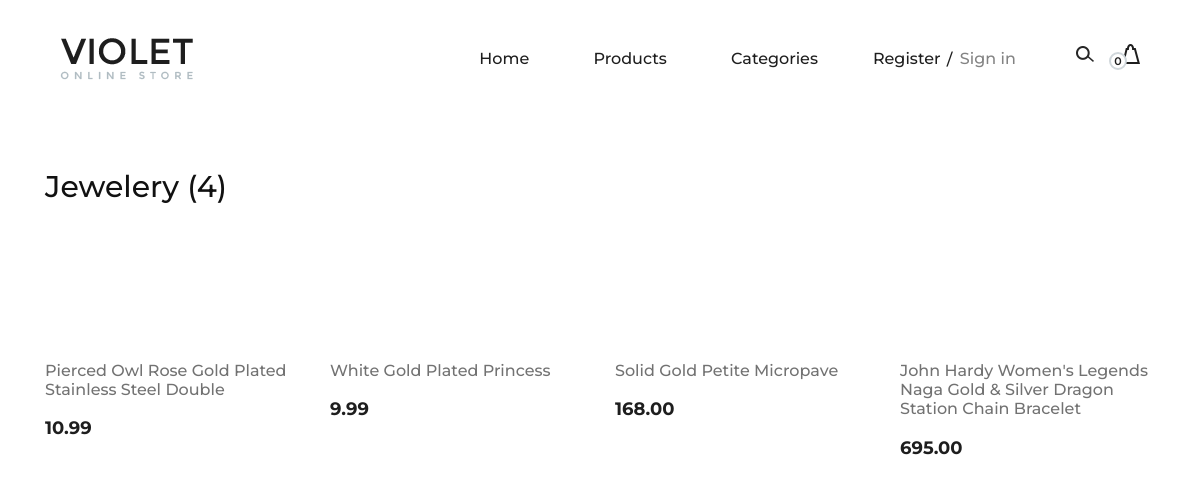
Screenshot of /category-details/jewelery/ with the database file from the repository.
### product/models.py (models this page shows, shortened)
class Category(models.Model):
    title = models.CharField(max_length=150, unique=True)
    slug = models.SlugField( unique=True,max_length=150)
    featured= models.BooleanField(default=False)
    created_data = models.DateTimeField(auto_now_add=True)
    class Meta:
        ordering =['title']

class Product(models.Model):
    title = models.CharField(max_length=250, unique=True)
    slug = models.SlugField( unique=True,max_length=250)
    category = models.ForeignKey(Category,related_name='products', on_delete=models.CASCADE)
    thumbnail = models.URLField()
    description = models.TextField(null=True,blank=True,default='N/A')
    price = models.DecimalField(max_digits=10, decimal_places=2)
    featured= models.BooleanField(default=False)
    in_stock=models.BooleanField(default=True)
    created_data = models.DateTimeField(auto_now_add=True)
    updated_data = models.DateTimeField(auto_now=True)
    class Meta:
        ordering =['-id']

### product/views.py (the view)
# urls.py: path('category-details/<str:slug>/',CategorytDetails.as_view(),name='category-details'),
class CategorytDetails(generic.DetailView):
    model = Category
    template_name = 'product/category-details.html'
    slug_url_kwarg='slug'
    def get_context_data(self,**kwargs):
        context =super().get_context_data(**kwargs)
        context['products']=self.get_object().products.all()
        return context

### cart/carts.py (called while the page is built)
    def __len__(self):
        return len(list(self.cart.keys()))

### cart/context_processors.py (called while the page is built)
def cart(request):
    cart= Cart(request)
    if len(list(cart.cart.keys())) < 1 :
        try:
           del cart.session[cart.coupon_id]
        except:
            ...
    return {"cart": Cart(request)}

### product/context_processors.py (called while the page is built)
def categories(request):
    return {
        'categories': Category.objects.all()
    }

### templates/product/category-details.html (shortened to what this page needs)
{% extends '../base.html' %}
{% load static %}
{% block content %}
{% if products.count > 0 %}
 <section class="page-add">
    <div class="container">
        <div class="row">
            <div class="col-lg-4">
                <div class="page-breadcrumb">
                    <h3>{{category.title|title}}  ({{products.count}}) </h3>
                </div>
            </div>
        </div>
    </div>
</section>
{% endif %}
<section class="categories-page spad">
    <div class="container">
        {% if products.count > 0%}
        <div class="row">
            {% for product in products %}
            <div class="col-lg-3 col-md-6">
                <div class="single-product-item">
                    <a herf="{% url 'product-details' product.slug %} ">
                        <figure>
                    </figure>
                    </a>
                    <div class="product-text">
                        <a href="{% url 'product-details' product.slug %}">
                            <h6>{{product.title|title}}</h6>
                        </a>
                        <p>{{product.price}}</p>
                    </div>
                </div>
            </div>
            {% endfor %}
        </div>
        {% else %}
        {% include '../no-result.html '%}
        {% endif %}
    </div>
</section>
{% endblock content %}

### static/css/style.css (style rules this page uses)
html, body { height: 100%; font-family: "Montserrat", sans-serif; -webkit-font-smoothing: antialiased; font-smoothing: antialiased; background: none; }
h1, h2, h3, h4, h5, h6 { margin: 0; color: #111111; font-weight: 500; font-family: "Montserrat", sans-serif; }
h3 { font-size: 30px; }
h6 { font-size: 16px; }
p { font-size: 15px; color: #7b7b7b; font-weight: 400; line-height: 1.6; font-family: "Montserrat", sans-serif; margin: 0 0 15px 0; }
.spad { padding-top: 100px; padding-bottom: 100px; }
.single-product-item { margin-bottom: 30px; }
.single-product-item figure { margin-bottom: 40px; position: relative; overflow: hidden; }
.single-product-item .product-text { text-align: center; }
.single-product-item .product-text h6 { color: #727272; margin-bottom: 15px; }
.single-product-item .product-text p { color: #1e1e1e; font-size: 18px; font-weight: 700; margin-bottom: 0; }
.page-add { padding-top: 31px; margin-bottom: 92px; }
.page-add .page-breadcrumb { padding-top: 34px; }
.categories-page { padding-top: 0; }
.categories-page .single-product-item figure { position: relative; z-index: 1; }
.categories-page .single-product-item figure:after { position: absolute; left: 0; top: 0; height: 100%; width: 100%; background: #000000; content: ""; opacity: 0; -webkit-transition: all 0.3s; transition: all 0.3s; }
.categories-page .single-product-item .product-text { text-align: left; display: block; }
.categories-page .single-product-item .product-text a { display: block; }

### rows the page displays
Category: title "Jewelery"
Product: title "Pierced Owl Rose Gold Plated Stainless Steel Double", price "10.99"
Product: title "White Gold Plated Princess", price "9.99"
Product: title "Solid Gold Petite Micropave", price "168.00"
Product: title "John Hardy Women's Legends Naga Gold & Silver Dragon Station Chain Bracelet", price "695.00"

### other values shown
{{ cart|length }} "0"
{{ products.count }} "4"
